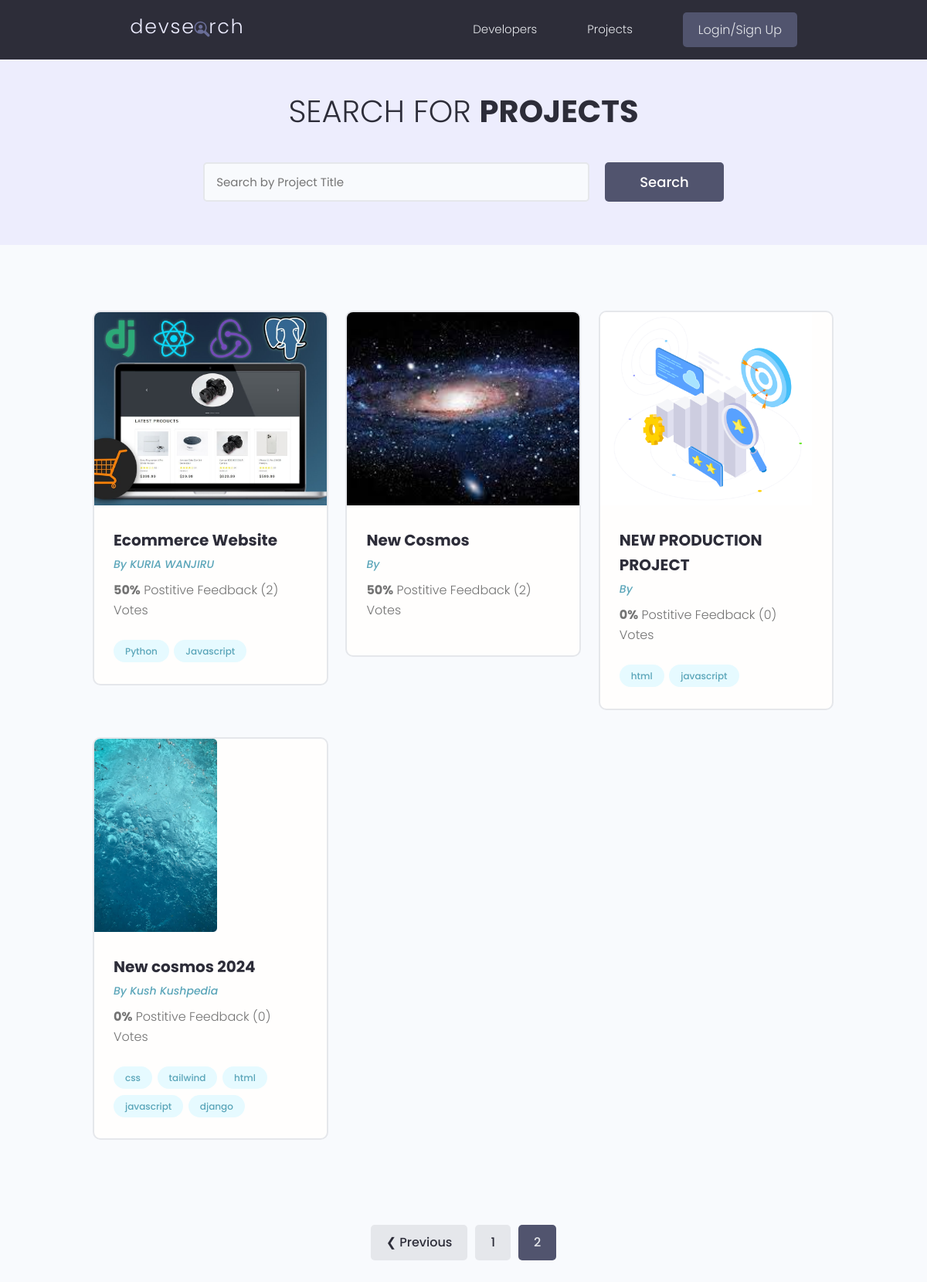
Screenshot of /projects/?page=2 with the database file from the repository.
### projects/models.py (models this page shows, shortened)
class Project(models.Model):
    owner = models.ForeignKey(Profile, null=True, blank=True, on_delete=models.CASCADE)
    title = models.CharField(max_length=200)
    description = models.TextField(null=True, blank=True)
    demo_link = models.CharField(max_length=2000, null=True, blank=True)
    source_link = models.CharField(max_length=200, null=True, blank=True)
    featured_image = models.ImageField(default='default.jpg', null=True, blank=True)
    tags = models.ManyToManyField('Tag', blank=True)
    vote_total =models.IntegerField(default=0, null=True, blank=True)
    vote_ratio =models.IntegerField(default=0, null=True, blank=True)
    created =models.DateTimeField(auto_now_add=True)
    id = models.UUIDField(default=uuid.uuid4, unique=True,editable=False,
                            primary_key=True)
    class Meta:
        ordering=['-vote_ratio', '-vote_total', 'title']
    @property
    def imageURL(self):
        try:
            url = self.featured_image.url
        except:
            url = ''
        return url

class Tag(models.Model):
    name = models.CharField(max_length=200)
    created =models.DateTimeField(auto_now_add=True)
    id = models.UUIDField(default=uuid.uuid4, unique=True,editable=False,
                            primary_key=True)
    def __str__(self):
        return self.name

### users/models.py (models this page shows, shortened)
class Profile(models.Model):
    user  = models.OneToOneField(User, on_delete=models.CASCADE, null=True, blank=True)
    name = models.CharField(max_length=200,null=True, blank=True)
    user_name = models.CharField(max_length=200,null=True, blank=True)
    location = models.CharField(max_length=200,null=True, blank=True)
    email = models.EmailField(max_length=500, null=True, blank=True)
    short_intro = models.CharField(max_length=200, null=True, blank=True)
    bio = models.TextField(null=True, blank=True)
    profile_image = models.FileField(null=True, blank=True,
                                    upload_to='profiles/', default="profiles/user-default.png")
    social_github = models.CharField(max_length=200,null=True, blank=True)
    social_facebook = models.CharField(max_length=200,null=True, blank=True)
    social_twitter = models.CharField(max_length=200,null=True, blank=True)
    social_linkedin = models.CharField(max_length=200,null=True, blank=True)
    social_youtube = models.CharField(max_length=200,null=True, blank=True)
    social_website = models.CharField(max_length=200,null=True, blank=True)
    created =models.DateTimeField(auto_now_add=True)
    id = models.UUIDField(default=uuid.uuid4, unique=True,editable=False,
                            primary_key=True)
    class Meta:
        ordering : ['created']

### projects/views.py (the view)
# urls.py: path('projects/', include('projects.urls')),
def projects(request):
    projects,search_querry = searchProject(request)
    custom_range,projects = paginateProjects(request,projects,6)
    context = { "allproject": projects,"search_querry":search_querry, 'custom_range':custom_range}
    return render(request, 'projects/projects.html', context)

### projects/utils.py (called while the page is built)
def paginateProjects(request, projects,results):
    page = request.GET.get('page')
    paginator = Paginator(projects,results)
    try:
        projects = paginator.page(page)
    except PageNotAnInteger:
        page = 1
        projects = paginator.page(page)
    except EmptyPage:
        page = paginator.num_pages
        projects = paginator.page(page)
    leftIndex = (int(page)- 4)
    if leftIndex < 1:
        leftIndex = 1
    rightIndex = (int(page)+ 5)
    if rightIndex > paginator.num_pages:
        rightIndex = paginator.num_pages + 1
    custom_range = range(leftIndex, rightIndex)
    return custom_range, projects

def searchProject(request):
    search_querry = ''
    if request.GET.get('search_querry'):
        search_querry = request.GET.get('search_querry')
    tag = Tag.objects.filter(name__icontains=search_querry)
    projects = Project.objects.distinct().filter(Q(title__icontains = search_querry)|
                                                Q(tags__in=tag)|
                                                Q(description__icontains=search_querry)|
                                                Q(owner__name__icontains=search_querry))
    return projects,search_querry

### projects/templates/projects/projects.html (shortened to what this page needs)
{% extends 'main.html' %}
{% block content%}
<main class="projects">
    <section class="hero-section text-center">
    <div class="container container--narrow">
        <div class="hero-section__box">
        <h2>Search for <span>Projects</span></h2>
        </div>
        <div class="hero-section__search">
        <form class="form" id="searchForm" action="{% url 'projects' %}" method="get">
            <div class="form__field">
            <input class="input input--text" id="formInput#search" type="text" name="search_querry"
                placeholder="Search by Project Title" value="{{search_querry}}"/>
            </div>
            <input class="btn btn--sub btn--lg" type="submit" value="Search" />
        </form>
        </div>
    </div>
    </section>
    <section class="projectsList">
    <div class="container">
        <div class="grid grid--three">
            {% for project in allproject %}
        <div class="column">
            <div class="card project">
            <a href="{% url 'project' project.id %}" class="project">
                <img class="project__thumbnail" src="{{project.imageURL}}" alt="project thumbnail" />
                <div class="card__body">
                <h3 class="project__title">{{project.title}}</h3>
                <p><a class="project__author" href="{% url 'project' project.id %}">By {{project.owner.name}}</a></p>
                <p class="project--rating">
                    <span style="font-weight: bold;">{{project.vote_ratio}}%</span> Postitive
                    Feedback ({{project.vote_total}}) Vote{{project.vote_total|pluralize:"s"}}
                    </p>
                <div class="project__tags">
                    {% for tag in project.tags.all %}
                    <span class="tag tag--pill tag--main">
                        <small>{{tag}}</small>
                    </span>
                    {% endfor %}
                </div>
                </div>
            </a>
            </div>
        </div>
        {% endfor %}
        </div>
    </div>
    </section>
{% include 'pagination.html' with queryset=allproject custom_range=custom_range %}
</main>
{% endblock content %}

### static/styles/app.css (style rules this page uses)
:root { --color-sub: #2d2d39; }
.btn--sub { background-color: var(--color-sub-light); }
.card { border: 2px solid var(--color-light); }
img { width: 100%; }
.hero-section { height: 40vh; display: flex; align-items: center; background-color: var(--color-sub); }
.hero-section__box { margin-bottom: 4rem; }
.hero-section__box > h2, .hero-section__box > h2 > span { font-size: 4rem; color: var(--color-light); line-height: 1.3; text-transform: uppercase; }
.hero-section__box > h2 { font-weight: 300; }
.hero-section__box > h2 > span { font-weight: 700; }
.hero-section__search > .form { display: flex; align-items: center; justify-content: center; gap: 2rem; }
.hero-section__search > .form input.input--text { width: 50rem; }
.project__author { font-size: 1.4rem; font-style: italic; }
.project--rating { margin-bottom: 1.6em; margin-top: .5em; }
.projects > .hero-section { background: var(--color-sub-lighter); height: 30vh; }
.projects .hero-section__box { margin-bottom: 2.5rem; }
.projects .hero-section__box > h2 { color: var(--color-sub); }
.projects .hero-section__box > h2 > span { font-weight: 700; color: var(--color-sub); }
.projectsList { margin-top: 8rem; }
.project__thumbnail { height: 25rem; object-fit: cover; object-position: top center; }
.project__title { font-size: 2rem; font-weight: 700; color: var(--color-sub); }

### static/uikit/styles/modules/_variables.css (style rules this page uses)
:root { --color-main: #5aa5b9; --color-main-light: #e6faff; --color-sub: #3f4156; --color-sub-light: #51546e; --color-sub-lighter: #ededfd; --color-text: #737373; --color-gray: #8b8b8b; --color-light: #e5e7eb; --color-light-gray: #767676; --color-bg: #f8fafd; --color-white: #fffefd; --color-white-light: #f3f3f3; --color-success: #359e64; --color-success-bg: #def8e8; --color-error: #fc4b0b; --color-error-bg: #fff2ee; --font-base: 'Poppins', arial, helvetica, 'Segoe UI', roboto, ubuntu, sans-serif; --font-monospace: 'Fira Code', 'Courier New', courier, monospace; --font-regular: 300; --font-medium: 500; --font-bold: 700; --generic-shadow: 1px 1px 5px #00000010; --generic-transition: all 0.3s ease-in-out; }

### static/uikit/styles/modules/_base.css (style rules this page uses)
* { margin: 0; padding: 0; box-sizing: border-box; text-rendering: optimizeLegibility; color: inherit; font-size: inherit; }
html { font-size: 50%; }
@media only screen and (min-width: 480px) { html { font-size: 56.25%; } }
@media only screen and (min-width: 1200px) { html { font-size: 62.5%; } }
body { line-height: 1.6; font-weight: 400; font-size: 1.5rem; color: var(--color-text); background-color: var(--color-bg); min-height: 100vh; }

### static/uikit/styles/modules/_typography.css (style rules this page uses)
* { font-family: var(--font-base); }
h2 { font-size: 3.6rem; font-weight: var(--font-bold); }
h3 { font-size: 3.2rem; font-weight: var(--font-medium); }
p, span, strong { font-size: 1.6rem; color: var(--color-text); font-weight: var(--font-regular); }
a { padding-bottom: 2px; text-decoration: none; display: inline-block; color: var(--color-main); font-weight: var(--font-medium); }

### static/uikit/styles/modules/_utilities.css (style rules this page uses)
.container { width: 92%; max-width: 165rem; margin: 0 auto; box-sizing: border-box; }
.container--narrow { width: 92%; max-width: 120rem; }
@media screen and (min-width: 1000px) { .container { width: 90%; } }
@media screen and (min-width: 1000px) { .container--narrow { width: 85%; } }
@media screen and (min-width: 1200px) { .container { width: 80%; } }
@media screen and (min-width: 1200px) { .container--narrow { width: 72%; } }
.text-center { text-align: center; }

### static/uikit/styles/modules/_button.css (style rules this page uses)
.btn { display: inline-block; position: relative; cursor: pointer; background-color: var(--color-light); font-weight: var(--font-medium); color: var(--color-sub); text-decoration: none; padding: 1rem 2rem; border-radius: 0.5rem; border: none; width: -webkit-fit-content; width: -moz-fit-content; width: fit-content; height: -webkit-fit-content; height: -moz-fit-content; height: fit-content; font-size: 1.6rem; outline-width: 0; outline-color: transparent; -webkit-backface-visibility: hidden; backface-visibility: hidden; transition: all 0.3s ease-in-out; }
.btn--sub { background-color: var(--color-sub); color: var(--color-white); }
.btn--lg { font-size: 1.8rem; padding: 1.2rem 4.5rem; }

### static/uikit/styles/modules/_card.css (style rules this page uses)
.card { border-radius: 1rem; background-color: var(--color-white); border: 1.5px solid var(--color-light); width: auto; height: auto; margin-top: 0.5rem; margin-bottom: 0.5rem; overflow: hidden; }
.card__body, .card__header { padding: 2rem 2.5rem; }

### rows the page displays
Project: imageURL (picture), title "Ecommerce Website", owner.name "KURIA WANJIRU", vote_ratio "50", vote_total "2"
Tag: name "Python"
Tag: name "Javascript"
Project: imageURL (picture), title "New Cosmos", vote_ratio "50", vote_total "2"
Project: imageURL (picture), title "NEW PRODUCTION PROJECT", vote_ratio "0", vote_total "0"
Tag: name "html"
Tag: name "javascript"
Project: imageURL (picture), title "New cosmos 2024", owner.name "Kush Kushpedia", vote_ratio "0", vote_total "0"
Tag: name "css"
Tag: name "tailwind"
Tag: name "django"

### other values shown
{{ page }} "1"
{{ page }} "2"
